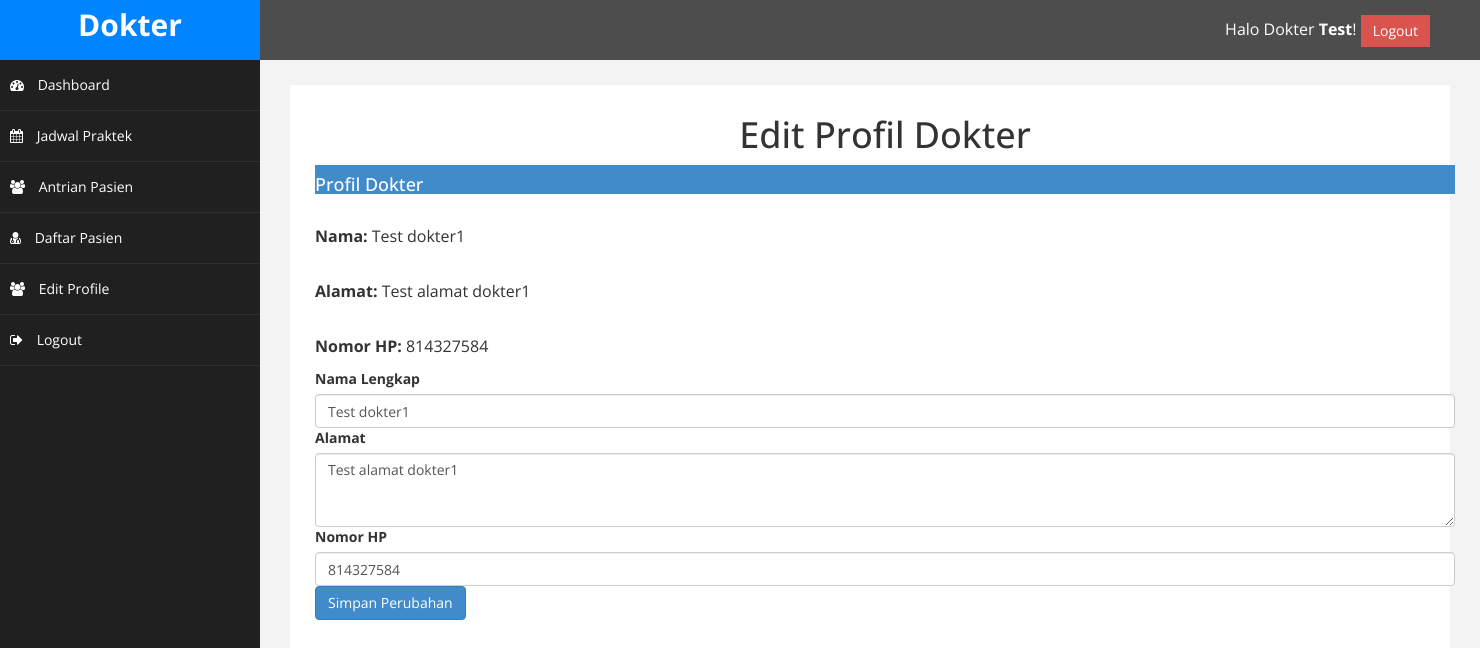
Page /Dokter/index.php?halaman=edit_profile (signed in) on the committed database.
### tables this page shows
CREATE TABLE `dokter` (
  `id` int(11) NOT NULL,
  `nama` varchar(150) NOT NULL,
  `alamat` varchar(255) DEFAULT NULL,
  `no_hp` int(10) UNSIGNED NOT NULL,
  `id_poli` int(11) NOT NULL,
  `username` varchar(100) NOT NULL,
  `password` varchar(255) NOT NULL
);

### Dokter/edit_profile.php (the view, shortened to what this page needs)
<?php
require 'koneksi.php';
$dokter_id = $_SESSION['dokter_id'];
$query = "SELECT nama, alamat, no_hp FROM dokter WHERE id = ?";
$stmt = $koneksi->prepare($query);
$stmt->bind_param("i", $dokter_id);
$stmt->execute();
$result = $stmt->get_result();
$dokter = $result->fetch_assoc();
?>
<!DOCTYPE html>
<html lang="id">
<head>
</head>
<body>
<div class="container mt-5">
    <h1 class="text-center">Edit Profil Dokter</h1>
    <div class="card mb-4">
        <div class="card-header bg-primary text-white">
            <h4>Profil Dokter</h4>
        </div>
        <div class="card-body">
            <p><strong>Nama:</strong> <?= htmlspecialchars($dokter['nama']) ?></p>
            <p><strong>Alamat:</strong> <?= htmlspecialchars($dokter['alamat']) ?></p>
            <p><strong>Nomor HP:</strong> <?= htmlspecialchars($dokter['no_hp']) ?></p>
        </div>
    </div>
    <form method="POST" action="">
        <div class="mb-3">
            <label for="nama" class="form-label">Nama Lengkap</label>
            <input type="text" class="form-control" id="nama" name="nama" value="<?= htmlspecialchars($dokter['nama']) ?>" required oninput="capitalizeNama(this)">
        </div>
        <div class="mb-3">
            <label for="alamat" class="form-label">Alamat</label>
            <textarea class="form-control" id="alamat" name="alamat" rows="3" oninput="capitalizeAlamat(this)"><?= htmlspecialchars($dokter['alamat']) ?></textarea>
        </div>
        <div class="mb-3">
            <label for="no_hp" class="form-label">Nomor HP</label>
            <input type="text" class="form-control" id="no_hp" name="no_hp" value="<?= htmlspecialchars($dokter['no_hp']) ?>" required>
        </div>
        <button type="submit" class="btn btn-primary">Simpan Perubahan</button>
    </form>
</div>
</body>
</html>

### Dokter/index.php (shortened to what this page needs)
<?php
include('koneksi.php');
$username = $_SESSION['username'];
$query = "SELECT nama FROM dokter WHERE username = ?";
$stmt = $koneksi->prepare($query);
$stmt->bind_param("s", $username);
$stmt->execute();
$result = $stmt->get_result();
if ($row = $result->fetch_assoc()) {
    $nama_lengkap = $row['nama'];
    $nama_depan = explode(' ', $nama_lengkap)[0];
} else {
    $nama_depan = "Dokter";
}
?>
<!DOCTYPE html>
<html xmlns="http://www.w3.org/1999/xhtml">
<head>
    <link href="assets/css/bootstrap.css" rel="stylesheet" />
    <link href="assets/css/font-awesome.css" rel="stylesheet" />
    <link href="assets/css/custom.css" rel="stylesheet" />
</head>
<body>
<div id="wrapper">
    <nav class="navbar navbar-default navbar-cls-top" role="navigation" style="margin-bottom: 0">
        <div class="navbar-header">
            <a class="navbar-brand" href="index.php">Dokter</a>
        </div>
        <div style="color: white; padding: 15px 50px 5px 50px; float: right; font-size: 16px;">
            Halo Dokter <strong><?php echo htmlspecialchars($nama_depan); ?></strong>!
            <a href="logout.php" class="btn btn-danger square-btn-adjust">Logout</a>
        </div>
    </nav>
    <nav class="navbar-default navbar-side" role="navigation">
        <div class="sidebar-collapse">
            <ul class="nav" id="main-menu">
                <li>
                    <a href="index.php"><i class="fa fa-dashboard"></i> Dashboard</a>
                </li>
                <li>
                    <a href="index.php?halaman=jadwal_praktek"><i class="fa fa-calendar"></i> Jadwal Praktek</a>
                </li>
                <li>
                    <a href="index.php?halaman=antrian_pasien"><i class="fa fa-users"></i> Antrian Pasien</a>
                </li>
                <li>
                    <a href="index.php?halaman=daftar_pasien"><i class="fa fa-user-md"></i> Daftar Pasien</a>
                </li>
                <li>
                    <a href="index.php?halaman=edit_profile"><i class="fa fa-users"></i> Edit Profile</a>
                </li>
                <li>
                    <a href="logout.php"><i class="fa fa-sign-out"></i> Logout</a>
                </li>
            </ul>
        </div>
    </nav>
    <div id="page-wrapper">
        <div id="page-inner">
        <?php
            if (isset($_GET["halaman"])) {
                if ($_GET["halaman"] == "jadwal_praktek") {
                    include 'jadwal_praktek.php';
                } elseif ($_GET["halaman"] == "antrian_pasien") {
                    include 'antrian_pasien.php';
                } elseif ($_GET["halaman"] == "daftar_pasien") {
                    include 'daftar_pasien.php';
                }elseif ($_GET["halaman"] == "edit_profile") {
                    include 'edit_profile.php';
                } elseif ($_GET["halaman"] == "logout") {
                    include 'logout.php';
                } else {
                    echo "<h1>Halaman tidak ditemukan</h1>";
                }
            } else {
                include 'home.php';
            }
            ?>
        </div>
    </div>
</div>
</body>
</html>

### Dokter/assets/css/custom.css (style rules this page uses)
body { font-family: 'Open Sans', sans-serif; }
#wrapper { width: 100%; background:#202020; }
#page-wrapper { padding: 15px 15px; min-height: 600px; background:#F3F3F3; }
#page-inner { width:100%; margin:10px 20px 10px 0px; background-color:#fff!important; padding:10px; min-height:1200px; }
.text-center { text-align:center; }
h4 { padding-top:10px; }
.square-btn-adjust { border: 0px solid transparent; -webkit-border-radius: 0px; -moz-border-radius: 0px; border-radius: 0px; }
p { font-size:16px; line-height:25px; padding-top:20px; }
.navbar-cls-top .navbar-brand { color: #fff; background: rgb(0, 132, 255);; width: 260px; text-align: center; height: 60px; font-size: 30px; font-weight: 700; }
.sidebar-collapse , .sidebar-collapse .nav { background:none; }
.sidebar-collapse .nav { padding:0; }
.sidebar-collapse .nav > li > a { color:#fff; background:#202020; text-shadow:none; }
.sidebar-collapse > .nav > li > a { padding:15px 10px; }
.sidebar-collapse > .nav > li { border-bottom: 1px solid rgba(107, 108, 109, 0.19); }
.navbar-side { border:none; background-color: #202020; }
.navbar-cls-top { background:#4D4D4D; border-bottom:none; }
.navbar-default { border:0px solid black; }
.navbar-header { background: rgb(0, 132, 255); }
.nav > li > a > i { margin-right:10px; }
@media (min-width:768px) { #page-wrapper { margin: 0 0 0 260px; padding: 15px 30px; min-height: 1200px; } }
@media (min-width:768px) { .navbar-side { z-index: 1; position: absolute; width: 260px; } }
@media (min-width:768px) { .navbar { border-radius: 0px; } }

### rows in the picture
dokter: nama "Test", nama "Test dokter1", alamat "Test alamat dokter1", no_hp "814327584"
